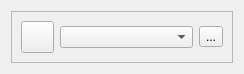
<?xml version="1.0" encoding="UTF-8"?>
<ui version="4.0">
 <class>SerialBox5_fix_baudrate</class>
 <widget class="QWidget" name="SerialBox5_fix_baudrate">
  <property name="geometry">
   <rect>
    <x>0</x>
    <y>0</y>
    <width>244</width>
    <height>74</height>
   </rect>
  </property>
  <layout class="QVBoxLayout" name="verticalLayout_3">
   <item>
    <widget class="QFrame" name="frame">
     <property name="frameShape">
      <enum>QFrame::StyledPanel</enum>
     </property>
     <property name="frameShadow">
      <enum>QFrame::Raised</enum>
     </property>
     <layout class="QHBoxLayout" name="horizontalLayout_3">
      <item>
       <widget class="QPushButton" name="btn_power">
        <property name="maximumSize">
         <size>
          <width>33</width>
          <height>70</height>
         </size>
        </property>
        <property name="checkable">
         <bool>true</bool>
        </property>
       </widget>
      </item>
      <item>
       <layout class="QHBoxLayout" name="horizontalLayout_2">
        <item>
         <layout class="QVBoxLayout" name="verticalLayout">
          <item>
           <layout class="QGridLayout" name="gridLayout">
            <item row="0" column="1">
             <widget class="QToolButton" name="btn_refresh">
              <property name="text">
               <string>...</string>
              </property>
             </widget>
            </item>
            <item row="0" column="0">
             <widget class="QComboBox" name="PortBox"/>
            </item>
           </layout>
          </item>
         </layout>
        </item>
        <item>
         <layout class="QVBoxLayout" name="layout_power"/>
        </item>
        <item>
         <layout class="QVBoxLayout" name="layout_right_LOG"/>
        </item>
       </layout>
      </item>
      <item>
       <layout class="QHBoxLayout" name="layout_send"/>
      </item>
     </layout>
    </widget>
   </item>
   <item>
    <layout class="QVBoxLayout" name="layout_SEND"/>
   </item>
  </layout>
 </widget>
 <tabstops>
  <tabstop>PortBox</tabstop>
  <tabstop>btn_refresh</tabstop>
 </tabstops>
 <resources/>
 <connections/>
</ui>
